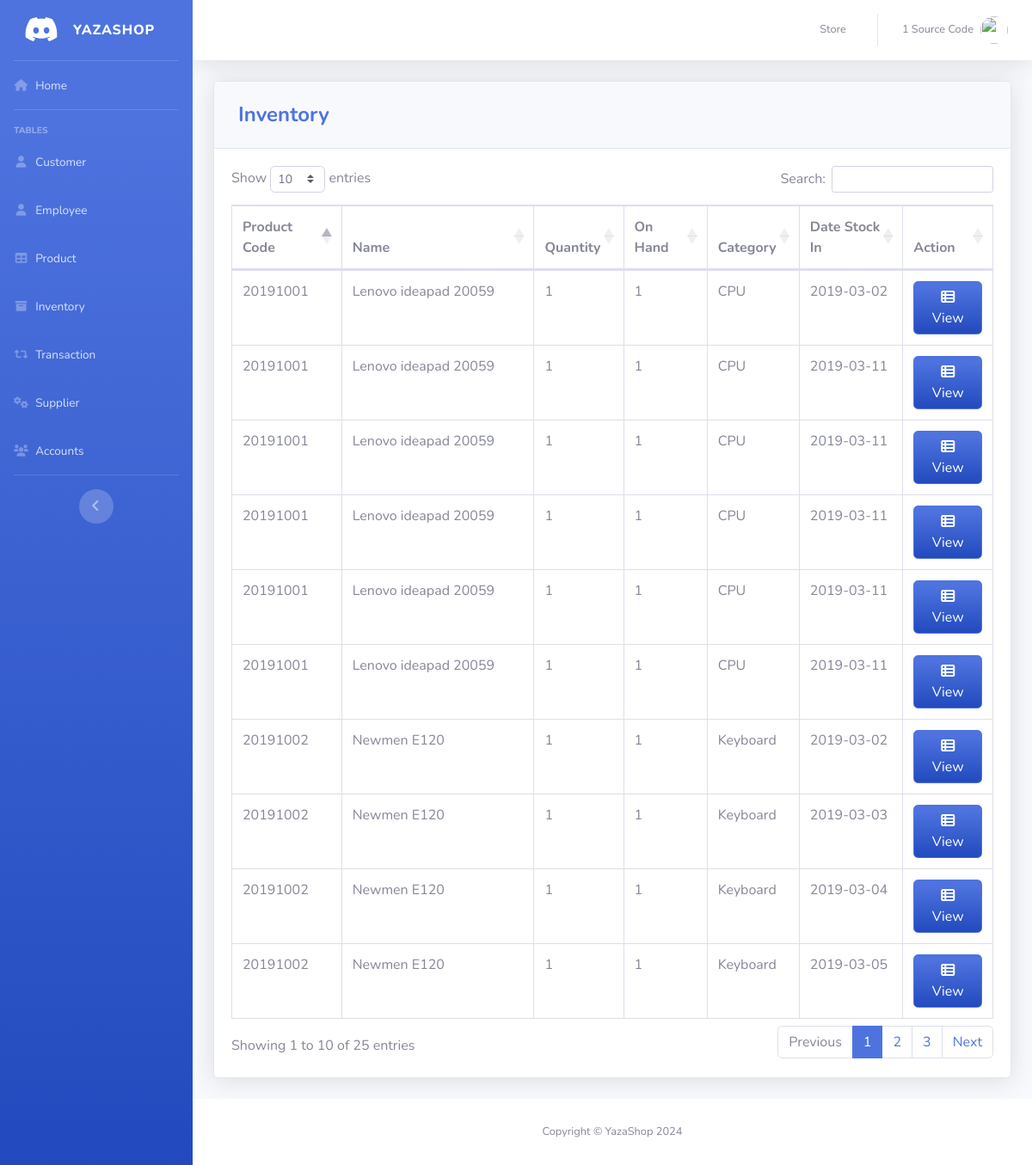
Page /pages/inventory.php (signed in) on the committed database.
### tables this page shows
CREATE TABLE `product` (
  `PRODUCT_ID` int NOT NULL,
  `PRODUCT_CODE` varchar(20) NOT NULL,
  `NAME` varchar(50) DEFAULT NULL,
  `gambar` varchar(500) DEFAULT NULL,
  `DESCRIPTION` varchar(250) NOT NULL,
  `QTY_STOCK` int DEFAULT NULL,
  `ON_HAND` int NOT NULL,
  `PRICE` int DEFAULT NULL,
  `CATEGORY_ID` int DEFAULT NULL,
  `SUPPLIER_ID` int DEFAULT NULL,
  `DATE_STOCK_IN` varchar(50) NOT NULL
);

CREATE TABLE `category` (
  `CATEGORY_ID` int NOT NULL,
  `CNAME` varchar(50) DEFAULT NULL
);

### pages/inventory.php (the view, shortened to what this page needs)
<?php
include '../includes/connection.php';
include '../includes/sidebar.php';
?>
<div class="card shadow mb-4">
  <div class="card-header py-3">
    <h4 class="m-2 font-weight-bold text-primary">Inventory</h4>
  </div>
  <div class="card-body">
    <div class="table-responsive">
      <table class="table table-bordered" id="dataTable" width="100%" cellspacing="0">
        <thead>
          <tr>
            <th>Product Code</th>
            <th>Name</th>
            <th>Quantity</th>
            <th>On Hand</th>
            <th>Category</th>
            <th>Date Stock In</th>
            <th>Action</th>
          </tr>
        </thead>
        <tbody>
          <?php
          $query = 'SELECT p.PRODUCT_ID, p.PRODUCT_CODE, p.NAME,
                 COUNT(p.QTY_STOCK) AS QTY_STOCK,
                 COUNT(p.ON_HAND) AS ON_HAND,
                 c.CNAME, p.DATE_STOCK_IN
          FROM product p
          JOIN category c ON p.CATEGORY_ID = c.CATEGORY_ID
          GROUP BY p.PRODUCT_ID, p.PRODUCT_CODE, p.NAME, c.CNAME, p.DATE_STOCK_IN';
          $result = mysqli_query($db, $query) or die(mysqli_error($db));
          while ($row = mysqli_fetch_assoc($result)) {
            echo '<tr>';
            echo '<td>' . $row['PRODUCT_CODE'] . '</td>';
            echo '<td>' . $row['NAME'] . '</td>';
            echo '<td>' . $row['QTY_STOCK'] . '</td>';
            echo '<td>' . $row['ON_HAND'] . '</td>';
            echo '<td>' . $row['CNAME'] . '</td>';
            echo '<td>' . $row['DATE_STOCK_IN'] . '</td>';
            echo '<td align="right">
                              <a type="button" class="btn btn-primary bg-gradient-primary" href="inv_searchfrm.php?action=edit & id=' . $row['PRODUCT_CODE'] . '"><i class="fas fa-fw fa-th-list"></i> View</a>
                          </div> </td>';
            echo '</tr> ';
          }
          ?>
<?php
include '../includes/footer.php';
?>

### rows in the picture
product: PRODUCT_CODE "20191001", NAME "Lenovo ideapad 20059", QTY_STOCK "1", ON_HAND "1", CATEGORY_ID.CNAME "CPU", DATE_STOCK_IN "2019-03-02"
product: PRODUCT_CODE "20191002", NAME "Newmen E120", QTY_STOCK "1", ON_HAND "1", CATEGORY_ID.CNAME "Keyboard", DATE_STOCK_IN "2019-03-02"
product: PRODUCT_CODE "20191002", NAME "Newmen E120", QTY_STOCK "1", ON_HAND "1", CATEGORY_ID.CNAME "Keyboard", DATE_STOCK_IN "2019-03-03"
product: PRODUCT_CODE "20191002", NAME "Newmen E120", QTY_STOCK "1", ON_HAND "1", CATEGORY_ID.CNAME "Keyboard", DATE_STOCK_IN "2019-03-04"
product: PRODUCT_CODE "20191002", NAME "Newmen E120", QTY_STOCK "1", ON_HAND "1", CATEGORY_ID.CNAME "Keyboard", DATE_STOCK_IN "2019-03-05"
product: PRODUCT_CODE "20191001", NAME "Lenovo ideapad 20059", QTY_STOCK "1", ON_HAND "1", CATEGORY_ID.CNAME "CPU", DATE_STOCK_IN "2019-03-11"
product: PRODUCT_CODE "20191001", NAME "Lenovo ideapad 20059", QTY_STOCK "1", ON_HAND "1", CATEGORY_ID.CNAME "CPU", DATE_STOCK_IN "2019-03-11"
product: PRODUCT_CODE "20191001", NAME "Lenovo ideapad 20059", QTY_STOCK "1", ON_HAND "1", CATEGORY_ID.CNAME "CPU", DATE_STOCK_IN "2019-03-11"
product: PRODUCT_CODE "20191001", NAME "Lenovo ideapad 20059", QTY_STOCK "1", ON_HAND "1", CATEGORY_ID.CNAME "CPU", DATE_STOCK_IN "2019-03-11"
product: PRODUCT_CODE "20191001", NAME "Lenovo ideapad 20059", QTY_STOCK "1", ON_HAND "1", CATEGORY_ID.CNAME "CPU", DATE_STOCK_IN "2019-03-11"

### other values in the picture
$_SESSION['FIRST_NAME'] "1 Source"
$_SESSION['LAST_NAME'] "Code"
